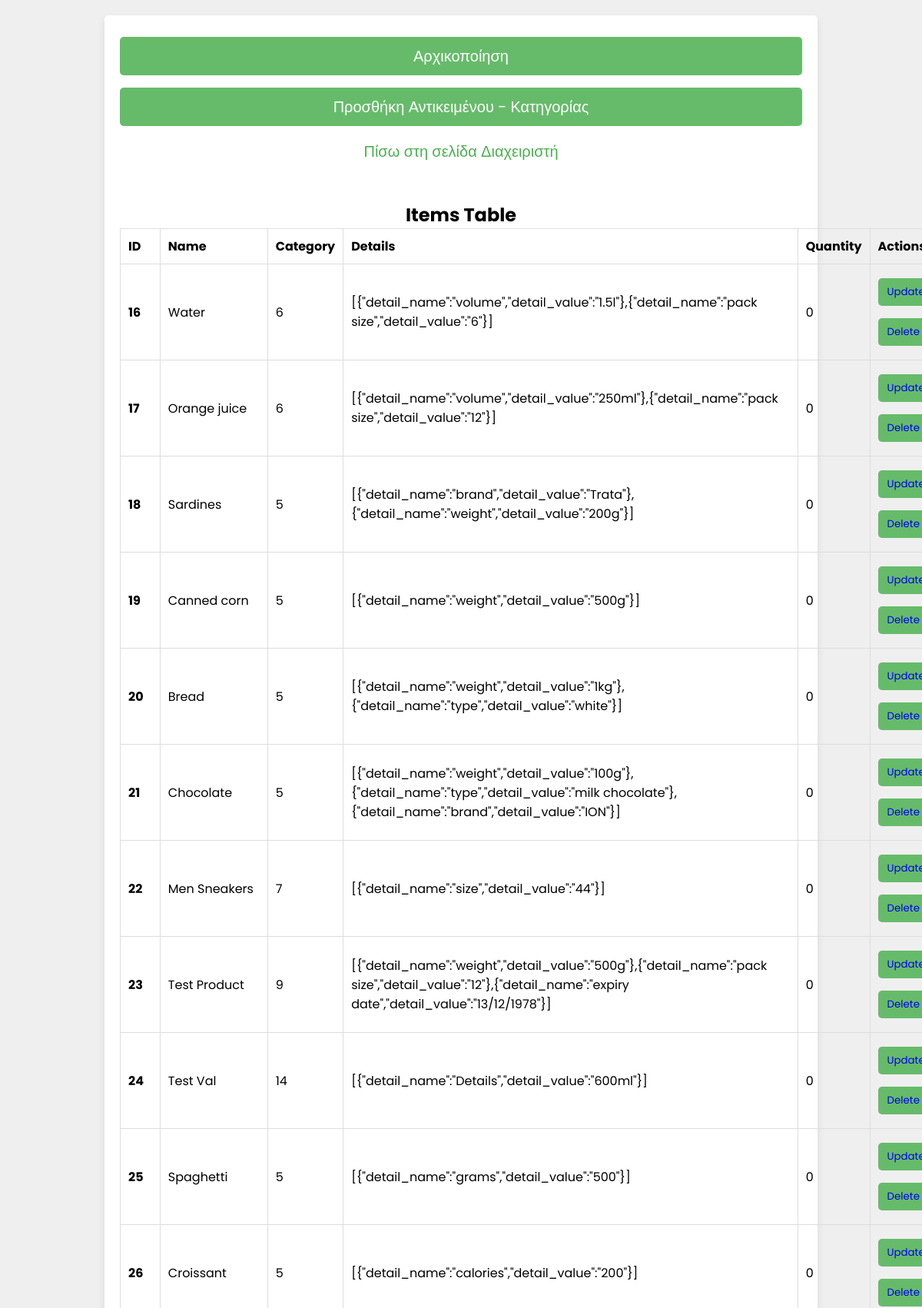
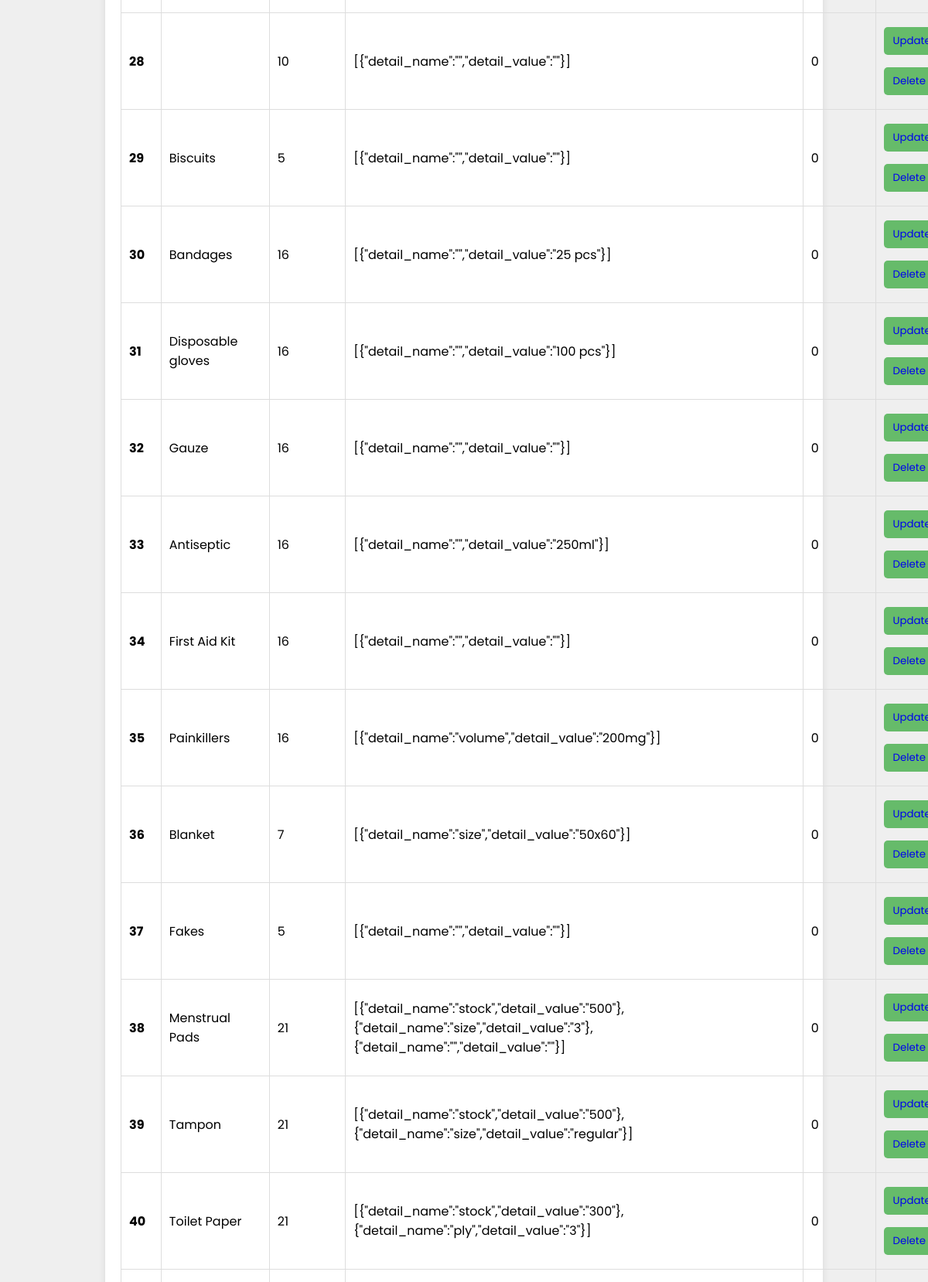
The app's page /display.php (signed in, upper part) with its own data (2 pictures, top to bottom).
### tables this page shows
CREATE TABLE `items` (
  `id` int(255) NOT NULL,
  `name` varchar(255) NOT NULL,
  `category` int(255) NOT NULL,
  `details` longtext NOT NULL,
  `quantity` int(255) NOT NULL
);

### display.php (the view, shortened to what this page needs)
<?php
@include 'config.php';
?>
<!DOCTYPE html>
<html lang="el">
<head>
    <link rel="stylesheet" href="css/style.css">
</head>
<body>
    <div class="form-container">
        <form action="" method="post">
            <input type="button" id="j_button" class="form-btn" onclick="initialize()" value="Αρχικοποίηση"><br>
            <input type="button" id="j_button" class="form-btn" onclick="window.location.href = 'add_to_database.php'" value="Προσθήκη Αντικειμένου - Κατηγορίας"><br>
            <p><a href="admin_page.php">Πίσω στη σελίδα Διαχειριστή</a></p>
            <br><br>
            <h2>Items Table</h2>
            <table class="table" id="jsonItemsTable">
                <thead>
                    <tr>
                    <th scope="col">ID</th>
                    <th scope="col">Name</th>
                    <th scope="col">Category</th>
                    <th scope="col">Details</th>
                    <th scope="col">Quantity</th>
                    <th scope="col">Actions</th>
                    </tr>
                </thead>
                <tbody>
                    <?php
                        $sql = "SELECT  * FROM items";
                        $result = mysqli_query($conn, $sql);
                        if($result){
                            while($row=mysqli_fetch_assoc($result)){
                                $id = $row['id'];
                                $name = $row['name'];
                                $category = $row['category'];
                                $details = $row['details'];
                                $quantity = $row['quantity'];
                                echo('<tr>
                                        <th scope="row">'.$id.'</th>
                                        <td>'.$name.'</td>
                                        <td>'.$category.'</td>
                                        <td>'.$details.'</td>
                                        <td>'.$quantity.'</td>
                                        <td>
                                            <button><a href="update.php">Update</a></button>
                                            <button><a href="delete.php">Delete</a></button>
                                        </td>
                                    </tr>
                                ');
                            }
                        }
                    ?>
                </tbody>
                </table>
                <br><br><br>
        </form>
    </div>
</body>

### css/style.css (style rules this page uses)
* { font-family: 'Poppins', sans-serif; margin:0; padding:0; box-sizing: border-box; outline: none; border:none; text-decoration: none; }
.form-container { min-height: 100vh; display: flex; align-items: center; justify-content: center; padding: 20px; padding-bottom: 60px; background: #efefef; }
.form-container form { padding: 20px; border-radius: 5px; box-shadow: 0 5px 10px rgba(0, 0, 0, .1); background: #FFF; text-align: center; max-width: 80%; }
.form-container form input, .form-container form select { width: 100%; padding: 10px 15px; font-size: 17px; margin: 8px 0; background: #E0F7FA; border-radius: 5px; }
.form-container form .form-btn { background: #66BB6A; color: #FFF; text-transform: capitalize; font-size: 20px; cursor: pointer; }
.form-container form p { margin-top: 10px; font-size: 20px; color: #333; }
.form-container form p a { color: #4CAF50; }
table { width: 100%; border-collapse: collapse; }
th, td { padding: 10px; border: 1px solid #ddd; text-align: left; }
button { width: fit-content; padding: 8px 12px; margin: 8px 0; background: #66BB6A; color: #FFF; border-radius: 5px; }

### records on screen
items: id "16", name "Water", category "6", details "[{\"detail_name\":\"volume\",\"detail_value\":\"1.5l\"},{\"detail_name\":\"pack size\",\"detail_value\":\"6\"}]", quantity "0"
items: id "17", name "Orange juice", category "6", details "[{\"detail_name\":\"volume\",\"detail_value\":\"250ml\"},{\"detail_name\":\"pack size\",\"detail_value\":\"12\"}]", quantity "0"
items: id "18", name "Sardines", category "5", details "[{\"detail_name\":\"brand\",\"detail_value\":\"Trata\"},{\"detail_name\":\"weight\",\"detail_value\":\"200g\"}]", quantity "0"
items: id "19", name "Canned corn", category "5", details "[{\"detail_name\":\"weight\",\"detail_value\":\"500g\"}]", quantity "0"
items: id "20", name "Bread", category "5", details "[{\"detail_name\":\"weight\",\"detail_value\":\"1kg\"},{\"detail_name\":\"type\",\"detail_value\":\"white\"}]", quantity "0"
items: id "21", name "Chocolate", category "5", details "[{\"detail_name\":\"weight\",\"detail_value\":\"100g\"},{\"detail_name\":\"type\",\"detail_value\":\"milk chocolate\"},{\"detail_name\":\"brand\",\"detail_value\":\"ION\"}]", quantity "0"
items: id "22", name "Men Sneakers", category "7", details "[{\"detail_name\":\"size\",\"detail_value\":\"44\"}]", quantity "0"
items: id "23", name "Test Product", category "9", details "[{\"detail_name\":\"weight\",\"detail_value\":\"500g\"},{\"detail_name\":\"pack size\",\"detail_value\":\"12\"},{\"detail_name\":\"expiry date\",\"detail_value\":\"13/12/1978\"}]", quantity "0"
items: id "24", name "Test Val", category "14", details "[{\"detail_name\":\"Details\",\"detail_value\":\"600ml\"}]", quantity "0"
items: id "25", name "Spaghetti", category "5", details "[{\"detail_name\":\"grams\",\"detail_value\":\"500\"}]", quantity "0"
items: id "26", name "Croissant", category "5", details "[{\"detail_name\":\"calories\",\"detail_value\":\"200\"}]", quantity "0"
items: id "28", category "10", details "[{\"detail_name\":\"\",\"detail_value\":\"\"}]", quantity "0"
items: id "29", name "Biscuits", category "5", details "[{\"detail_name\":\"\",\"detail_value\":\"\"}]", quantity "0"
items: id "30", name "Bandages", category "16", details "[{\"detail_name\":\"\",\"detail_value\":\"25 pcs\"}]", quantity "0"
items: id "31", name "Disposable gloves", category "16", details "[{\"detail_name\":\"\",\"detail_value\":\"100 pcs\"}]", quantity "0"
items: id "32", name "Gauze", category "16", details "[{\"detail_name\":\"\",\"detail_value\":\"\"}]", quantity "0"
items: id "33", name "Antiseptic", category "16", details "[{\"detail_name\":\"\",\"detail_value\":\"250ml\"}]", quantity "0"
items: id "34", name "First Aid Kit", category "16", details "[{\"detail_name\":\"\",\"detail_value\":\"\"}]", quantity "0"
items: id "35", name "Painkillers", category "16", details "[{\"detail_name\":\"volume\",\"detail_value\":\"200mg\"}]", quantity "0"
items: id "36", name "Blanket", category "7", details "[{\"detail_name\":\"size\",\"detail_value\":\"50x60\"}]", quantity "0"
items: id "37", name "Fakes", category "5", details "[{\"detail_name\":\"\",\"detail_value\":\"\"}]", quantity "0"
items: id "38", name "Menstrual Pads", category "21", details "[{\"detail_name\":\"stock\",\"detail_value\":\"500\"},{\"detail_name\":\"size\",\"detail_value\":\"3\"},{\"detail_name\":\"\",\"detail_value\":\"\"}]", quantity "0"
items: id "39", name "Tampon", category "21", details "[{\"detail_name\":\"stock\",\"detail_value\":\"500\"},{\"detail_name\":\"size\",\"detail_value\":\"regular\"}]", quantity "0"
items: id "40", name "Toilet Paper", category "21", details "[{\"detail_name\":\"stock\",\"detail_value\":\"300\"},{\"detail_name\":\"ply\",\"detail_value\":\"3\"}]", quantity "0"
